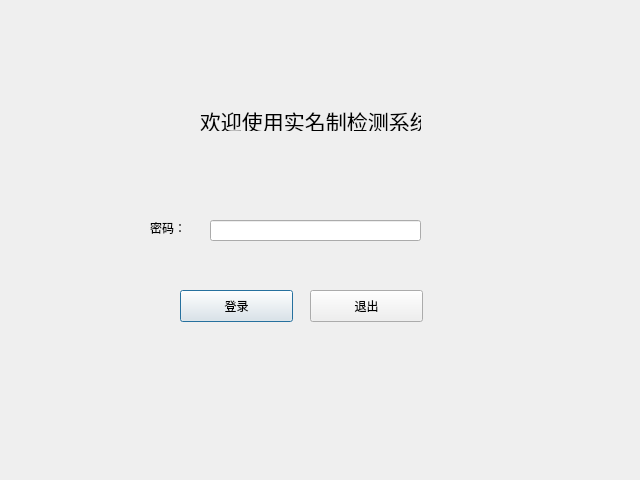
<?xml version="1.0" encoding="UTF-8"?>
<ui version="4.0">
 <class>LoginDialog</class>
 <widget class="QDialog" name="LoginDialog">
  <property name="geometry">
   <rect>
    <x>0</x>
    <y>0</y>
    <width>640</width>
    <height>480</height>
   </rect>
  </property>
  <property name="windowTitle">
   <string>Dialog</string>
  </property>
  <widget class="QLabel" name="label">
   <property name="geometry">
    <rect>
     <x>200</x>
     <y>110</y>
     <width>221</width>
     <height>21</height>
    </rect>
   </property>
   <property name="font">
    <font>
     <family>Aharoni</family>
     <pointsize>16</pointsize>
     <weight>9</weight>
     <italic>false</italic>
     <bold>false</bold>
    </font>
   </property>
   <property name="styleSheet">
    <string notr="true">font: 75 16pt &quot;Aharoni&quot;;</string>
   </property>
   <property name="text">
    <string>欢迎使用实名制检测系统</string>
   </property>
   <property name="textFormat">
    <enum>Qt::PlainText</enum>
   </property>
  </widget>
  <widget class="QLabel" name="label_2">
   <property name="geometry">
    <rect>
     <x>150</x>
     <y>220</y>
     <width>60</width>
     <height>16</height>
    </rect>
   </property>
   <property name="styleSheet">
    <string notr="true">font: 75 18pt &quot;Aharoni&quot;;</string>
   </property>
   <property name="text">
    <string>密码：</string>
   </property>
  </widget>
  <widget class="QLineEdit" name="pwdLineEdit">
   <property name="geometry">
    <rect>
     <x>210</x>
     <y>220</y>
     <width>211</width>
     <height>21</height>
    </rect>
   </property>
   <property name="echoMode">
    <enum>QLineEdit::Password</enum>
   </property>
  </widget>
  <widget class="QPushButton" name="loginBtn">
   <property name="geometry">
    <rect>
     <x>180</x>
     <y>290</y>
     <width>113</width>
     <height>32</height>
    </rect>
   </property>
   <property name="text">
    <string>登录</string>
   </property>
  </widget>
  <widget class="QPushButton" name="quitBtn">
   <property name="geometry">
    <rect>
     <x>310</x>
     <y>290</y>
     <width>113</width>
     <height>32</height>
    </rect>
   </property>
   <property name="text">
    <string>退出</string>
   </property>
  </widget>
 </widget>
 <resources/>
 <connections/>
</ui>
